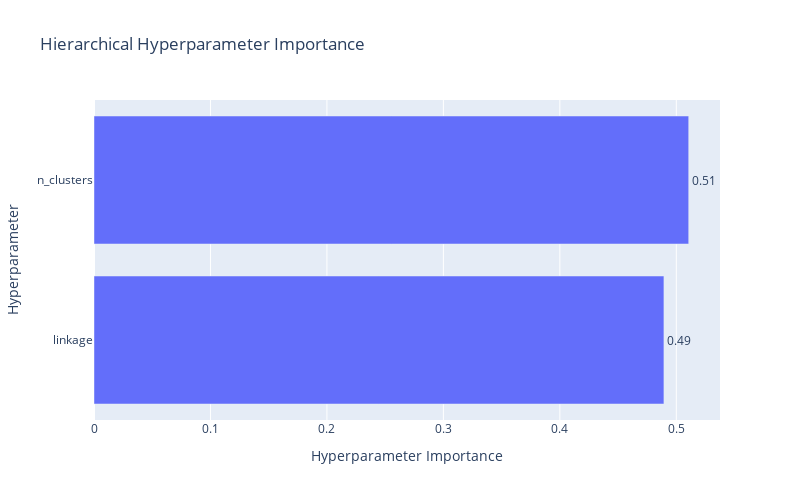

The code cell stored with this chart in its notebook:
### Code cell
# Cell 8.4: Optuna Parameter Importance - Hierarchical
"""
Identify which hyperparameters had the greatest impact on silhouette score.
"""
fig = vis.plot_param_importances(study_hc)
fig.update_layout(
    title="Hierarchical Hyperparameter Importance",
    width=800,
    height=500
)
fig.show()

### Figure 1 — Plotly figure (JSON) as saved in the notebook; plotly's stock layout.template omitted (floating-point values rounded to 4 significant figures)
{"data": [{"cliponaxis": false, "hovertemplate": ["linkage (CategoricalDistribution): 0.4893634611555648<extra></extra>", "n_clusters (IntDistribution): 0.5106365388444352<extra></extra>"], "name": "Objective Value", "orientation": "h", "text": ["0.49", "0.51"], "textposition": "outside", "type": "bar", "x": [0.4894, 0.5106], "y": ["linkage", "n_clusters"]}], "layout": {"height": 500, "title": {"text": "Hierarchical Hyperparameter Importance"}, "width": 800, "xaxis": {"title": {"text": "Hyperparameter Importance"}}, "yaxis": {"title": {"text": "Hyperparameter"}}}}
